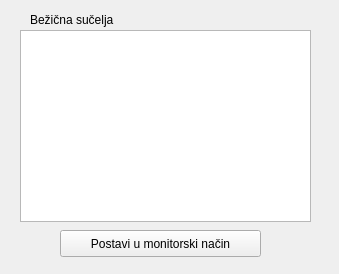
<?xml version="1.0" encoding="UTF-8"?>
<ui version="4.0">
 <class>GlavniProzor</class>
 <widget class="QMainWindow" name="GlavniProzor">
  <property name="geometry">
   <rect>
    <x>0</x>
    <y>0</y>
    <width>339</width>
    <height>274</height>
   </rect>
  </property>
  <property name="windowTitle">
   <string>WiFi Analizator</string>
  </property>
  <widget class="QWidget" name="centralwidget">
   <widget class="QPushButton" name="btnPostaviUMonitorski">
    <property name="geometry">
     <rect>
      <x>60</x>
      <y>230</y>
      <width>201</width>
      <height>27</height>
     </rect>
    </property>
    <property name="text">
     <string>Postavi u monitorski način</string>
    </property>
   </widget>
   <widget class="QLabel" name="label">
    <property name="geometry">
     <rect>
      <x>30</x>
      <y>10</y>
      <width>101</width>
      <height>19</height>
     </rect>
    </property>
    <property name="text">
     <string>Bežična sučelja</string>
    </property>
   </widget>
   <widget class="QTableView" name="qtTableSucelja">
    <property name="geometry">
     <rect>
      <x>20</x>
      <y>30</y>
      <width>291</width>
      <height>192</height>
     </rect>
    </property>
    <property name="cursor" stdset="0">
     <cursorShape>ArrowCursor</cursorShape>
    </property>
    <attribute name="horizontalHeaderCascadingSectionResizes">
     <bool>true</bool>
    </attribute>
   </widget>
  </widget>
 </widget>
 <resources/>
 <connections/>
</ui>
